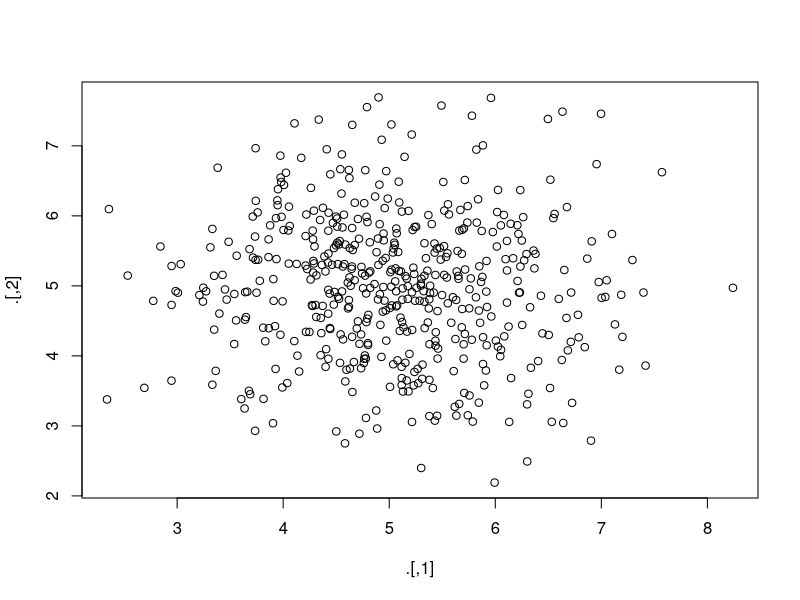
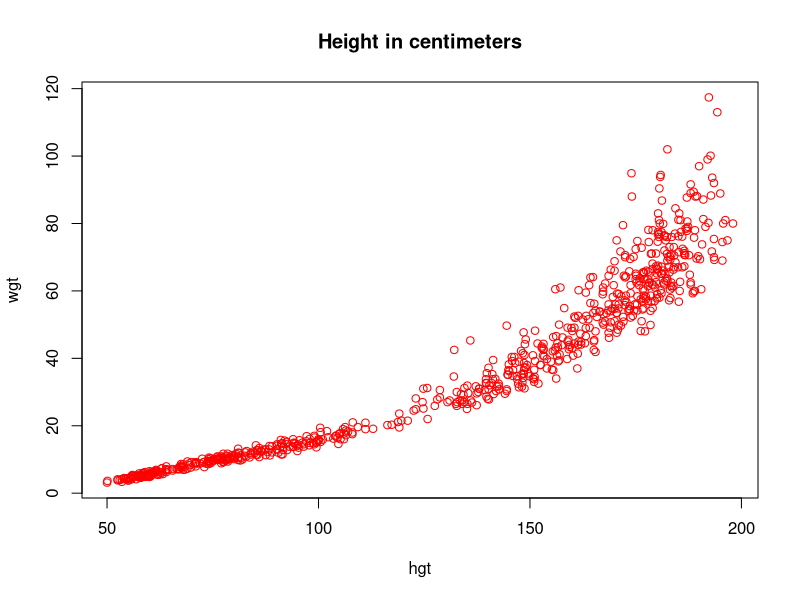
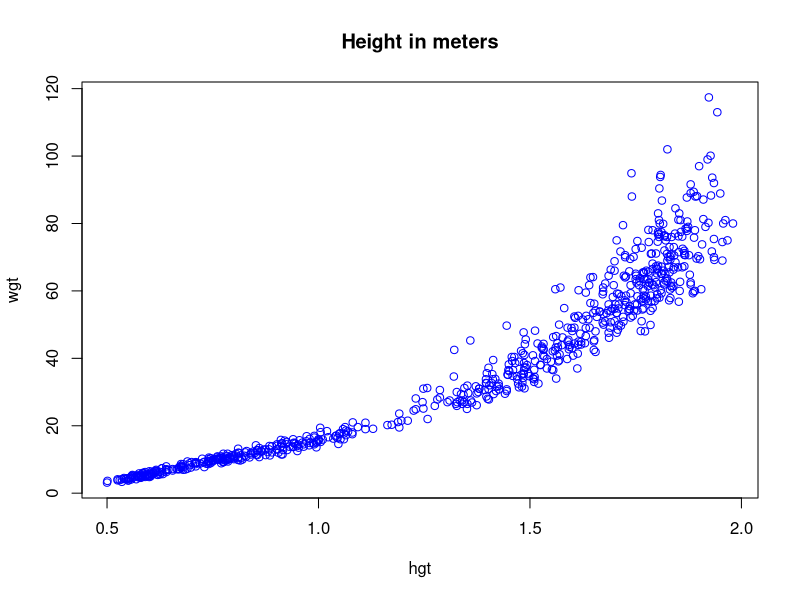

Write the R code that produced these figures, in order.
## ---- chunk 1
knitr::opts_chunk$set(
  echo    = TRUE,
  eval    = FALSE
)

## ---- chunk 2
library(dplyr)
library(magrittr)
library(mice)
## ---- chunk 3
set.seed(123)
## ---- chunk 4
rnorm(1000, 5) %>%
  matrix(ncol = 2) %>%
  plot()
## ---- chunk 5
anscombe %>%
  cor()
## ---- chunk 6
anscombe %>%
  subset(select = c(x4, y4)) %>%
  cor()
## ---- chunk 7
anscombe %$%
  cor(x4, y4)
## ---- chunk 8
boys %>%
  subset(select = c("wgt", "hgt")) %>%
  cor(use = "pairwise.complete.obs")
## ---- chunk 9
boys %>%
  subset(select = c("wgt", "hgt")) %>%
  na.omit() %>%
  cor()
## ---- chunk 10
boys %$% 
  cor(hgt, wgt, use = "pairwise.complete.obs")
## ---- chunk 11
boys %>%
  transform(hgt = hgt / 100) %$%
  mean(hgt, na.rm = TRUE)
## ---- chunk 12
boys %>%
  subset(select = c(hgt, wgt)) %T>%
  plot(col = "red", main = "Height in centimeters") %>%
  transform(hgt = hgt / 100) %>%
  plot(col = "blue", main = "Height in meters")
